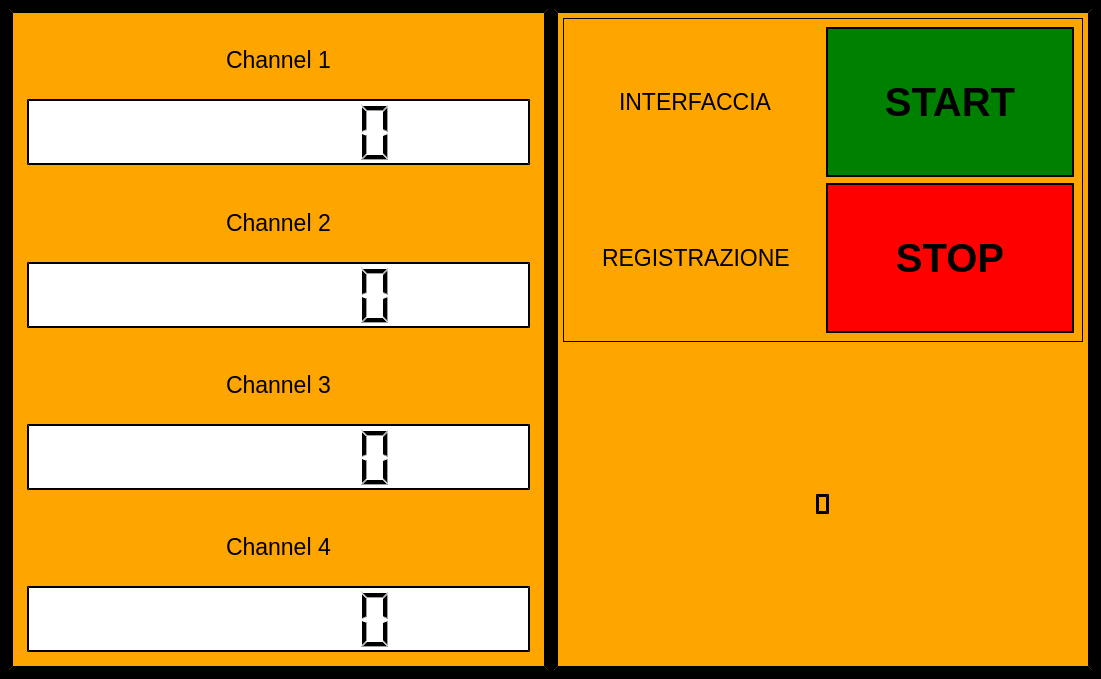
<?xml version="1.0" encoding="UTF-8"?>
<ui version="4.0">
 <class>MainWindow</class>
 <widget class="QMainWindow" name="MainWindow">
  <property name="geometry">
   <rect>
    <x>0</x>
    <y>0</y>
    <width>1101</width>
    <height>679</height>
   </rect>
  </property>
  <property name="windowTitle">
   <string>MainWindow</string>
  </property>
  <property name="styleSheet">
   <string notr="true">QWidget {
	background-color:black; 
	border-style: outset;
    border-width: 4px;
    border-color: black;
}
</string>
  </property>
  <widget class="QWidget" name="centralwidget">
   <property name="styleSheet">
    <string notr="true">QWidget {
	background-color:black; 
	border-style: outset;
    border-width: 2px;
    border-color: black;
}
</string>
   </property>
   <layout class="QHBoxLayout" name="horizontalLayout_7">
    <item>
     <layout class="QHBoxLayout" name="Lay_L">
      <item>
       <widget class="QWidget" name="Wid_L" native="true">
        <property name="styleSheet">
         <string notr="true">QWidget {
	background-color:orange; 
	border-style: outset;
    border-width: 4px;
    border-color: black;
}
</string>
        </property>
        <layout class="QVBoxLayout" name="verticalLayout_5">
         <item>
          <layout class="QVBoxLayout" name="verticalLayout">
           <item>
            <widget class="QWidget" name="widget" native="true">
             <property name="styleSheet">
              <string notr="true">QWidget {
	background-color:orange; 
	border-style: outset;
    border-width: 0px;
    border-color: black;
}
</string>
             </property>
             <layout class="QVBoxLayout" name="verticalLayout_17">
              <item>
               <layout class="QVBoxLayout" name="verticalLayout_10">
                <item>
                 <layout class="QVBoxLayout" name="verticalLayout_9">
                  <item>
                   <layout class="QHBoxLayout" name="horizontalLayout_4">
                    <item alignment="Qt::AlignHCenter">
                     <widget class="QLabel" name="label_1">
                      <property name="font">
                       <font>
                        <pointsize>17</pointsize>
                       </font>
                      </property>
                      <property name="styleSheet">
                       <string notr="true">QLabel{
	color: rgb(0,0,0);
}</string>
                      </property>
                      <property name="text">
                       <string>Channel 1</string>
                      </property>
                     </widget>
                    </item>
                   </layout>
                  </item>
                 </layout>
                </item>
                <item>
                 <widget class="QLCDNumber" name="lcdNumber_1">
                  <property name="font">
                   <font>
                    <pointsize>9</pointsize>
                    <bold>false</bold>
                   </font>
                  </property>
                  <property name="styleSheet">
                   <string notr="true">QWidget {
	background-color:white; 
	border-style: outset;
    border-width: 2px;
    border-color: black;
}
QLCDNumber{
    color: rgb(0, 0, 0);    
    background-color: rgb(255, 255, 255);
}</string>
                  </property>
                  <property name="digitCount">
                   <number>7</number>
                  </property>
                  <property name="value" stdset="0">
                   <double>0.000000000000000</double>
                  </property>
                 </widget>
                </item>
               </layout>
              </item>
             </layout>
            </widget>
           </item>
          </layout>
         </item>
         <item>
          <layout class="QVBoxLayout" name="verticalLayout_2">
           <item>
            <widget class="QWidget" name="widget_3" native="true">
             <property name="styleSheet">
              <string notr="true">QWidget {
	background-color:orange; 
	border-style: outset;
    border-width: 0px;
    border-color: black;
}
</string>
             </property>
             <layout class="QVBoxLayout" name="verticalLayout_18">
              <item>
               <layout class="QVBoxLayout" name="verticalLayout_11">
                <item>
                 <layout class="QHBoxLayout" name="horizontalLayout_9">
                  <item alignment="Qt::AlignHCenter">
                   <widget class="QLabel" name="label_2">
                    <property name="font">
                     <font>
                      <pointsize>17</pointsize>
                     </font>
                    </property>
                    <property name="styleSheet">
                     <string notr="true">QLabel{
	color: rgb(0,0,0);
}</string>
                    </property>
                    <property name="text">
                     <string>Channel 2</string>
                    </property>
                   </widget>
                  </item>
                 </layout>
                </item>
               </layout>
              </item>
              <item>
               <layout class="QVBoxLayout" name="verticalLayout_12">
                <item>
                 <widget class="QLCDNumber" name="lcdNumber_2">
                  <property name="styleSheet">
                   <string notr="true">QWidget {
	background-color:white; 
	border-style: outset;
    border-width: 2px;
    border-color: black;
}
QLCDNumber{
    color: rgb(0, 0, 0);    
    background-color: rgb(255, 255, 255);
}</string>
                  </property>
                  <property name="digitCount">
                   <number>7</number>
                  </property>
                 </widget>
                </item>
               </layout>
              </item>
             </layout>
            </widget>
           </item>
          </layout>
         </item>
         <item>
          <layout class="QVBoxLayout" name="verticalLayout_3">
           <item>
            <widget class="QWidget" name="widget_4" native="true">
             <property name="styleSheet">
              <string notr="true">QWidget {
	background-color:orange; 
	border-style: outset;
    border-width: 0px;
    border-color: black;
}
</string>
             </property>
             <layout class="QVBoxLayout" name="verticalLayout_19">
              <item>
               <layout class="QVBoxLayout" name="verticalLayout_14">
                <item>
                 <layout class="QHBoxLayout" name="horizontalLayout_12">
                  <item alignment="Qt::AlignHCenter">
                   <widget class="QLabel" name="label_3">
                    <property name="font">
                     <font>
                      <pointsize>17</pointsize>
                     </font>
                    </property>
                    <property name="styleSheet">
                     <string notr="true">QLabel{
	color: rgb(0,0,0);
}</string>
                    </property>
                    <property name="text">
                     <string>Channel 3</string>
                    </property>
                   </widget>
                  </item>
                 </layout>
                </item>
               </layout>
              </item>
              <item>
               <layout class="QVBoxLayout" name="verticalLayout_13">
                <item>
                 <widget class="QLCDNumber" name="lcdNumber_3">
                  <property name="font">
                   <font>
                    <bold>false</bold>
                    <kerning>true</kerning>
                   </font>
                  </property>
                  <property name="styleSheet">
                   <string notr="true">QWidget {
	background-color:white; 
	border-style: outset;
    border-width: 2px;
    border-color: black;
}
QLCDNumber{
    color: rgb(0, 0, 0);    
    background-color: rgb(255, 255, 255);
}</string>
                  </property>
                  <property name="digitCount">
                   <number>7</number>
                  </property>
                 </widget>
                </item>
               </layout>
              </item>
             </layout>
            </widget>
           </item>
          </layout>
         </item>
         <item>
          <layout class="QVBoxLayout" name="verticalLayout_4">
           <item>
            <widget class="QWidget" name="widget_5" native="true">
             <property name="styleSheet">
              <string notr="true">QWidget {
	background-color:orange; 
	border-style: outset;
    border-width: 0px;
    border-color: black;
}
</string>
             </property>
             <layout class="QVBoxLayout" name="verticalLayout_20">
              <item>
               <layout class="QVBoxLayout" name="verticalLayout_16">
                <item>
                 <layout class="QHBoxLayout" name="horizontalLayout_15">
                  <item alignment="Qt::AlignHCenter">
                   <widget class="QLabel" name="label_4">
                    <property name="font">
                     <font>
                      <pointsize>17</pointsize>
                     </font>
                    </property>
                    <property name="styleSheet">
                     <string notr="true">QLabel{
	color: rgb(0,0,0);
}</string>
                    </property>
                    <property name="text">
                     <string>Channel 4</string>
                    </property>
                   </widget>
                  </item>
                 </layout>
                </item>
               </layout>
              </item>
              <item>
               <layout class="QVBoxLayout" name="verticalLayout_15">
                <item>
                 <widget class="QLCDNumber" name="lcdNumber_4">
                  <property name="styleSheet">
                   <string notr="true">QWidget {
	background-color:white; 
	border-style: outset;
    border-width: 2px;
    border-color: black;
}
QLCDNumber{
    color: rgb(0, 0, 0);    
    background-color: rgb(255, 255, 255);
}</string>
                  </property>
                  <property name="digitCount">
                   <number>7</number>
                  </property>
                 </widget>
                </item>
               </layout>
              </item>
             </layout>
            </widget>
           </item>
          </layout>
         </item>
        </layout>
       </widget>
      </item>
     </layout>
    </item>
    <item>
     <layout class="QHBoxLayout" name="Lay_R">
      <item>
       <widget class="QWidget" name="widget_2" native="true">
        <property name="styleSheet">
         <string notr="true">QWidget {
	background-color:orange; 
	border-style: outset;
    border-width: 4px;
    border-color: black;
}
</string>
        </property>
        <layout class="QVBoxLayout" name="verticalLayout_27">
         <item>
          <layout class="QVBoxLayout" name="verticalLayout_6">
           <item>
            <widget class="QWidget" name="widget_12" native="true">
             <property name="maximumSize">
              <size>
               <width>16777215</width>
               <height>16777215</height>
              </size>
             </property>
             <property name="styleSheet">
              <string notr="true">QWidget {
	background-color:orange; 
	border-style: outset;
    border-width: 1px;
    border-color: black;
}
</string>
             </property>
             <layout class="QGridLayout" name="gridLayout_2">
              <item row="0" column="0">
               <layout class="QHBoxLayout" name="horizontalLayout_6">
                <item alignment="Qt::AlignHCenter|Qt::AlignVCenter">
                 <widget class="QLabel" name="label">
                  <property name="font">
                   <font>
                    <pointsize>17</pointsize>
                   </font>
                  </property>
                  <property name="styleSheet">
                   <string notr="true">QWidget {
	background-color:orange; 
	border-style: outset;
    border-width: 0px;
    border-color: black;
}
QLabel{
	color: rgb(0,0,0);
}

</string>
                  </property>
                  <property name="text">
                   <string>INTERFACCIA</string>
                  </property>
                 </widget>
                </item>
                <item>
                 <widget class="QPushButton" name="pushButton_Interfaccia">
                  <property name="sizePolicy">
                   <sizepolicy hsizetype="Minimum" vsizetype="Minimum">
                    <horstretch>0</horstretch>
                    <verstretch>0</verstretch>
                   </sizepolicy>
                  </property>
                  <property name="minimumSize">
                   <size>
                    <width>200</width>
                    <height>150</height>
                   </size>
                  </property>
                  <property name="maximumSize">
                   <size>
                    <width>300</width>
                    <height>200</height>
                   </size>
                  </property>
                  <property name="font">
                   <font>
                    <pointsize>30</pointsize>
                    <italic>false</italic>
                    <bold>true</bold>
                    <underline>false</underline>
                    <strikeout>false</strikeout>
                   </font>
                  </property>
                  <property name="cursor">
                   <cursorShape>PointingHandCursor</cursorShape>
                  </property>
                  <property name="styleSheet">
                   <string notr="true">QWidget {
	background-color:green; 
	border-style: outset;
    border-width: 2px;
    border-color: black;
}
QPushButton{
	color: rgb(0,0,0);
}</string>
                  </property>
                  <property name="text">
                   <string>START</string>
                  </property>
                 </widget>
                </item>
               </layout>
              </item>
              <item row="1" column="0">
               <layout class="QHBoxLayout" name="horizontalLayout_8">
                <item alignment="Qt::AlignHCenter|Qt::AlignVCenter">
                 <widget class="QLabel" name="label_5">
                  <property name="font">
                   <font>
                    <pointsize>17</pointsize>
                   </font>
                  </property>
                  <property name="styleSheet">
                   <string notr="true">QWidget {
	background-color:orange; 
	border-style: outset;
    border-width: 0px;
    border-color: black;
}
QLabel{
	color: rgb(0,0,0);
}</string>
                  </property>
                  <property name="text">
                   <string>REGISTRAZIONE</string>
                  </property>
                 </widget>
                </item>
                <item>
                 <widget class="QPushButton" name="pushButton_Registrazione">
                  <property name="sizePolicy">
                   <sizepolicy hsizetype="Minimum" vsizetype="Minimum">
                    <horstretch>0</horstretch>
                    <verstretch>0</verstretch>
                   </sizepolicy>
                  </property>
                  <property name="minimumSize">
                   <size>
                    <width>200</width>
                    <height>150</height>
                   </size>
                  </property>
                  <property name="maximumSize">
                   <size>
                    <width>300</width>
                    <height>200</height>
                   </size>
                  </property>
                  <property name="font">
                   <font>
                    <pointsize>30</pointsize>
                    <bold>true</bold>
                   </font>
                  </property>
                  <property name="cursor">
                   <cursorShape>PointingHandCursor</cursorShape>
                  </property>
                  <property name="styleSheet">
                   <string notr="true">QWidget {
	background-color:red; 
	border-style: outset;
    border-width: 2px;
    border-color: black;
}
QPushButton{
	color: rgb(0,0,0);
}</string>
                  </property>
                  <property name="text">
                   <string>STOP</string>
                  </property>
                 </widget>
                </item>
               </layout>
              </item>
             </layout>
            </widget>
           </item>
          </layout>
         </item>
         <item>
          <layout class="QVBoxLayout" name="verticalLayout_24">
           <item alignment="Qt::AlignHCenter|Qt::AlignVCenter">
            <widget class="QLabel" name="lable_Logo_Easting">
             <property name="sizePolicy">
              <sizepolicy hsizetype="Preferred" vsizetype="Preferred">
               <horstretch>0</horstretch>
               <verstretch>0</verstretch>
              </sizepolicy>
             </property>
             <property name="styleSheet">
              <string notr="true">QWidget {
	background-color:orange; 
	border-style: outset;
    border-width: 3px;
    border-color: black;
}
</string>
             </property>
             <property name="text">
              <string/>
             </property>
             <property name="textFormat">
              <enum>Qt::RichText</enum>
             </property>
             <property name="pixmap">
              <pixmap>../../../Immagini/Screenshot_Easting.jpeg</pixmap>
             </property>
             <property name="scaledContents">
              <bool>false</bool>
             </property>
            </widget>
           </item>
          </layout>
         </item>
        </layout>
       </widget>
      </item>
     </layout>
    </item>
   </layout>
  </widget>
 </widget>
 <resources/>
 <connections/>
</ui>
